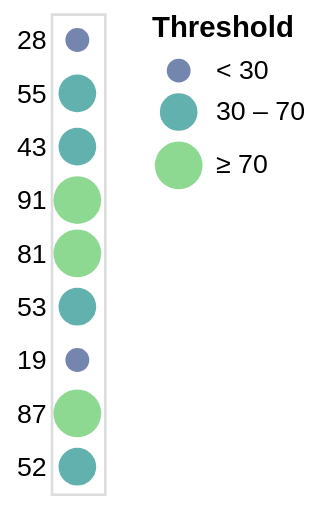

Vega-Lite specification stored for this chart:
### Vega specification from a JSON file in a GitHub repository (floating-point values rounded to 4 significant figures)
{"$schema": "https://vega.github.io/schema/vega/v5.json", "autosize": "pad", "padding": 5, "width": 20, "style": "cell", "data": [{"name": "source_0", "values": [{"a": "A", "b": 28}, {"a": "B", "b": 55}, {"a": "C", "b": 43}, {"a": "D", "b": 91}, {"a": "E", "b": 81}, {"a": "F", "b": 53}, {"a": "G", "b": 19}, {"a": "H", "b": 87}, {"a": "I", "b": 52}]}], "signals": [{"name": "y_step", "value": 20}, {"name": "height", "update": "bandspace(domain('y').length, 1, 0.5) * y_step"}, {"name": "width", "update": "width"}], "marks": [{"name": "marks", "type": "symbol", "style": ["circle"], "from": {"data": "source_0"}, "encode": {"update": {"opacity": {"value": 0.7}, "fill": [{"test": "datum[\"b\"] === null || isNaN(datum[\"b\"])", "value": null}, {"scale": "color", "field": "b"}], "tooltip": {"signal": "{\"b\": ''+datum[\"b\"], \"Threshold\": format(datum[\"b\"], \"\")}"}, "x": {"signal": "width", "mult": 0.5}, "y": {"scale": "y", "field": "b"}, "size": {"scale": "size", "field": "b"}, "shape": {"value": "circle"}}}}], "scales": [{"name": "y", "type": "point", "domain": {"data": "source_0", "field": "b"}, "range": {"step": {"signal": "y_step"}}, "padding": 0.5}, {"name": "color", "type": "threshold", "domain": [30, 70], "range": {"scheme": "viridis"}, "interpolate": "hcl"}, {"name": "size", "type": "threshold", "domain": [30, 70], "range": [80, 200, 320]}], "axes": [{"scale": "y", "orient": "left", "grid": false, "domain": false, "ticks": false, "zindex": 1}], "legends": [{"title": "Threshold", "fill": "color", "gradientLength": {"signal": "clamp(height, 64, 200)"}, "labelOverlap": "greedy", "symbolType": "circle", "encode": {"symbols": {"update": {"shape": {"value": "circle"}, "opacity": {"value": 0.7}}}}, "size": "size"}]}
